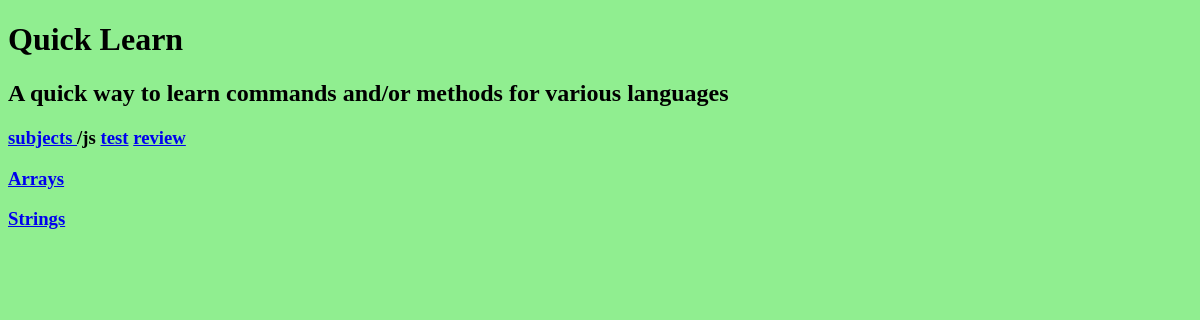
The app's page /subjects/js/ with its own data.
### indexcards/models.py (models this page shows, shortened)
class Subject(models.Model):
    name = models.CharField(max_length=50)

class SubTopic(models.Model):
    name = models.CharField(max_length=50)
    subject = models.ForeignKey(Subject, on_delete=models.CASCADE)

### indexcards/views.py (the view)
# urls.py: path('subjects/<name>/', views.subject_subtopics, name='subject_subtopics'),
def subject_subtopics(request, name):
    try:
        subject = Subject.objects.get(name=name)
        subtopics = SubTopic.objects.all().filter(subject__name = name )
    except Subject.DoesNotExist:
        raise Http404('SUBJECT NOT FOUND')
    return render(request, 'subject_subtopics.html',{ 'subject': subject, 'subtopics' : subtopics})

### indexcards/templates/subject_subtopics.html
{% extends "base.html" %}
{% block content%}
<h3>
  <a href="{% url 'subjects' %}">
    subjects
  </a>
  <span>&#47;{{subject.name}}</span>
  <a href="{% url 'test' subject.name %}">test</a>
  <a  href="{% url 'review' subject.name %}">review</a>
</h3>
<div class="subject_subtopics">
  {% for s in subtopics%}
  <div class="subject_subtopic">
    <a href="{% url 'subtopic_cards' subject.name s.name%}">
      <h3>{{s.name|capfirst}}</h3>
    </a>
  </div>
  {% endfor %}
</div>
{% endblock %}

### static/styles.css (style rules this page uses)
html { -webkit-box-sizing: border-box; -moz-box-sizing: border-box; box-sizing: border-box; }
*, *:before, *:after { -webkit-box-sizing: inherit; -moz-box-sizing: inherit; box-sizing: inherit; }
body { background-color: lightgreen; }

### records on screen
Subject: name "js"
SubTopic: name "Arrays"
SubTopic: name "Strings"
